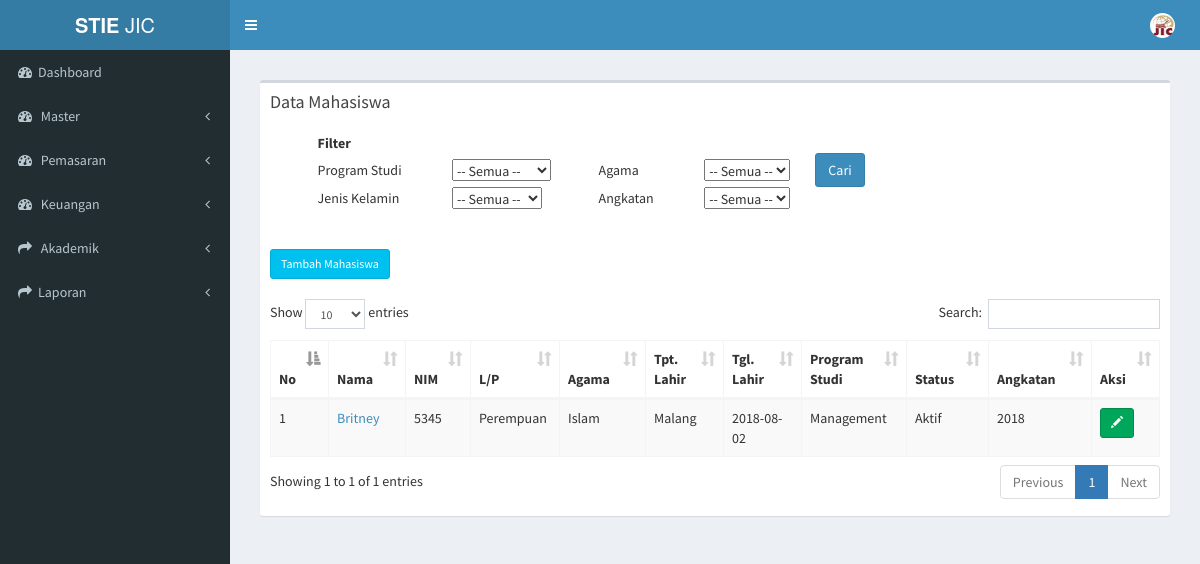
Screenshot of /index.php/mahasiswa/data_mahasiswa with the database file from the repository.
### tables this page shows
CREATE TABLE `tb_mahasiswa` (
  `id_mahasiswa` varchar(7) NOT NULL,
  `id_du` varchar(15) NOT NULL,
  `nama_mahasiswa` varchar(50) NOT NULL,
  `nim` varchar(15) NOT NULL,
  `id_status` varchar(2) NOT NULL,
  `id_konsentrasi` varchar(7) NOT NULL,
  `id_hasil_tes` varchar(7) NOT NULL,
  `id_sekolah` varchar(6) NOT NULL,
  `id_waktu` varchar(1) NOT NULL,
  `id_grade` varchar(2) NOT NULL,
  `semester_aktif` int(1) NOT NULL
);

CREATE TABLE `tb_kelamin` (
  `id_kelamin` varchar(1) NOT NULL,
  `jenis_kelamin` varchar(12) NOT NULL
);

CREATE TABLE `tb_agama` (
  `id_agama` int(11) NOT NULL,
  `agama` varchar(10) NOT NULL
);

CREATE TABLE `tb_bio` (
  `id_mahasiswa` varchar(10) NOT NULL,
  `id_kelamin` varchar(10) NOT NULL,
  `tempat_lahir` varchar(30) NOT NULL,
  `tanggal_lahir` date NOT NULL,
  `id_agama` varchar(20) NOT NULL,
  `foto_mahasiswa` text NOT NULL,
  `angkatan` varchar(4) NOT NULL
);

CREATE TABLE `tb_prodi` (
  `id_prodi` varchar(6) NOT NULL,
  `nama_prodi` varchar(20) NOT NULL,
  `ketua_prodi` varchar(50) NOT NULL
);

CREATE TABLE `tb_status_mhs` (
  `id_status` int(2) NOT NULL,
  `status_mhs` varchar(20) NOT NULL
);

### application/controllers/mahasiswa.php (called while the page is built, shortened)
<?php
class Mahasiswa extends CI_Controller {
	public function __construct()
	{
		$this->load->model('mahasiswa_model');
		$this->load->model('daftar_ulang_model');
		$this->load->model('konsentrasi_model');
		$this->load->model('kurikulum_model');
	}
	public function data_mahasiswa()
	{
			$data['mahasiswa'] = $this->mahasiswa_model->data_mahasiswa_dikti();
			$data['drop_down_prodi'] = $this->konsentrasi_model->get_prodi();
			$data['main_view'] = 'Mahasiswa/mahasiswa_view';
			$this->load->view('template', $data);
	}
}

### index.php (called while the page is built, shortened)
<?php
require_once BASEPATH.'core/CodeIgniter.php';

### application/models/mahasiswa_model.php (called while the page is built, shortened)
<?php
class Mahasiswa_model extends CI_Model {
  public function data_mahasiswa_dikti(){
    $this->db->select('*');
     $this->db->from('tb_mahasiswa');
     $this->db->join('tb_konsentrasi','tb_konsentrasi.id_konsentrasi=tb_mahasiswa.id_konsentrasi');
     $this->db->join('tb_prodi','tb_prodi.id_prodi=tb_konsentrasi.id_prodi');
     $this->db->join('tb_bio','tb_bio.id_mahasiswa=tb_mahasiswa.id_mahasiswa');
     $this->db->join('tb_status_mhs','tb_status_mhs.id_status=tb_mahasiswa.id_status');
     $this->db->join('tb_agama','tb_agama.id_agama=tb_bio.id_agama');
     $this->db->join('tb_kelamin','tb_kelamin.id_kelamin=tb_bio.id_kelamin');
     $query = $this->db->get();
     return $query->result();
  }
}

### application/views/Mahasiswa/mahasiswa_view.php (the view, shortened to what this page needs)
<section class="content">
      <div class="row">
        <div class="col-xs-12">
          <div class="box">
            <div class="box-header">
              <h3 class="box-title">Data Mahasiswa</h3>
            </div>
            <div class="box-body">
              <table class="">
                <tbody>
                  <form method="get" action="<?php echo base_url("mahasiswa/filter_mahasiswa/")?>">
                  <tr>
                    <th>&nbsp;&nbsp;&nbsp;&nbsp;&nbsp;&nbsp;&nbsp;&nbsp;&nbsp;&nbsp;&nbsp;&nbsp;&nbsp;&nbsp;&nbsp;&nbsp;&nbsp;Filter</th>
                  </tr>
                  <tr>
                    <td>&nbsp;&nbsp;&nbsp;&nbsp;&nbsp;&nbsp;&nbsp;&nbsp;&nbsp;&nbsp;&nbsp;&nbsp;&nbsp;&nbsp;&nbsp;&nbsp;&nbsp;Program Studi</td>
                    <td>&nbsp;&nbsp;&nbsp;&nbsp;&nbsp;&nbsp;&nbsp;&nbsp;&nbsp;&nbsp;&nbsp;&nbsp;&nbsp;&nbsp;&nbsp;&nbsp;&nbsp;
                      <select name="id_prodi">
                        <option value="">-- Semua --</option>
                      </select>
                    </td>
                    <td>&nbsp;&nbsp;&nbsp;&nbsp;&nbsp;&nbsp;&nbsp;&nbsp;&nbsp;&nbsp;&nbsp;&nbsp;&nbsp;&nbsp;&nbsp;&nbsp;&nbsp;Agama</td>
                    <td>&nbsp;&nbsp;&nbsp;&nbsp;&nbsp;&nbsp;&nbsp;&nbsp;&nbsp;&nbsp;&nbsp;&nbsp;&nbsp;&nbsp;&nbsp;&nbsp;&nbsp;
                      <select name="agama">
                        <option value="">-- Semua --</option>
                      </select>
                    </td>
                    <td>
                      &nbsp;&nbsp;&nbsp;&nbsp;&nbsp;&nbsp;&nbsp;&nbsp;&nbsp;<input type="submit" class="btn btn-primary" value="Cari">
                    </td>
                  </tr>
                  <tr>
                    <td>&nbsp;&nbsp;&nbsp;&nbsp;&nbsp;&nbsp;&nbsp;&nbsp;&nbsp;&nbsp;&nbsp;&nbsp;&nbsp;&nbsp;&nbsp;&nbsp;&nbsp;Jenis Kelamin</td>
                    <td>&nbsp;&nbsp;&nbsp;&nbsp;&nbsp;&nbsp;&nbsp;&nbsp;&nbsp;&nbsp;&nbsp;&nbsp;&nbsp;&nbsp;&nbsp;&nbsp;&nbsp;
                      <select name="jenis_kelamin">
                        <option value="">-- Semua --</option>
                      </select>
                    </td>
                    <td>&nbsp;&nbsp;&nbsp;&nbsp;&nbsp;&nbsp;&nbsp;&nbsp;&nbsp;&nbsp;&nbsp;&nbsp;&nbsp;&nbsp;&nbsp;&nbsp;&nbsp;Angkatan</td>
                    <td>&nbsp;&nbsp;&nbsp;&nbsp;&nbsp;&nbsp;&nbsp;&nbsp;&nbsp;&nbsp;&nbsp;&nbsp;&nbsp;&nbsp;&nbsp;&nbsp;&nbsp;
                      <select name="angkatan">
                        <option value="">-- Semua --</option>
                      </select>
                    </td>
                  </tr>
                </tbody>
              </table>
              <br>
              <br>
              <table id="example1" class="table table-bordered table-striped">
                 <a href="<?php echo base_url(); ?>mahasiswa/page_tambah_mahasiswa" class="btn btn-info btn-sm" > Tambah Mahasiswa</a> <br> <br>
                <thead>
                <tr>
                  <th>No</th>
                  <th>Nama</th>
                  <th>NIM</th>
                  <th>L/P</th>
                  <th>Agama</th>
                  <th>Tpt. Lahir </th>
                  <th>Tgl. Lahir </th>
                  <th>Program Studi</th>
                  <th>Status</th>
                  <th>Angkatan</th>
                  <th>Aksi</th>
                </tr>
                </thead>
                <tbody>
                <?php
               $no = 0;
                foreach ($mahasiswa as $data) {
                  if ($data->id_status == 19) {
                    $status = 'Aktif';}
                    else if ($data->id_status == 1){
                      $status = 'Aktif';
                    } else {
                      $status = $data->status_mhs;
                    }
                  if ($data->id_status != 12) {
                  echo '
                <tr>
                  <td>'.++$no.'</td>
                  <td><a href="'.base_url('mahasiswa/lihat_mahasiswa_dikti/'.$data->id_mahasiswa).'")>'.$data->nama_mahasiswa.'</a></td>
                  <td>'.$data->nim.'</td>
                  <td>'.$data->jenis_kelamin.'</td>
                  <td>'.$data->agama.'</td>
                  <td>'.$data->tempat_lahir.'</td>
                  <td>'.$data->tanggal_lahir.'</td>
                  <td>'.$data->nama_prodi.'</td>
                  <td>'.$status.'</td>
                  <td>'.$data->angkatan.'</td>
                  <td>
                    <a href="'.base_url('mahasiswa/detail_mahasiswa_dikti/'.$data->id_mahasiswa).'" class="btn btn-success  btn-sm"><i class="glyphicon glyphicon-pencil"></i><span class="tooltiptext">Detail Mahasiswa</span></a>
                  </td>
                </tr>
                ';
                  }
              }
              ?>
                </tbody>
              </table>
            </div>
          </div>
        </div>
      </div>
    </section>

### rows the page displays
tb_mahasiswa: nama_mahasiswa "Britney", nim "5345", tb_kelamin.jenis_kelamin "Perempuan", tb_agama.agama "Islam", tb_bio.tempat_lahir "Malang", tb_bio.tanggal_lahir "2018-08-02", tb_prodi.nama_prodi "Management", id_status.id_status "Aktif", tb_bio.angkatan "2018"
